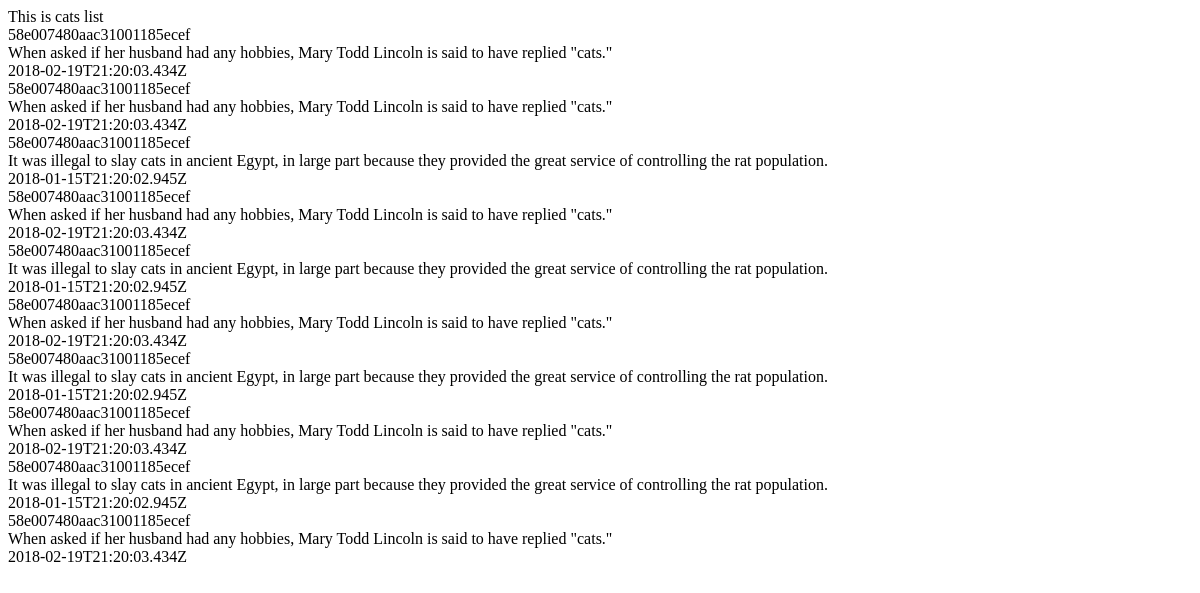
/cats/list/, run on an earlier commit of the app's database.
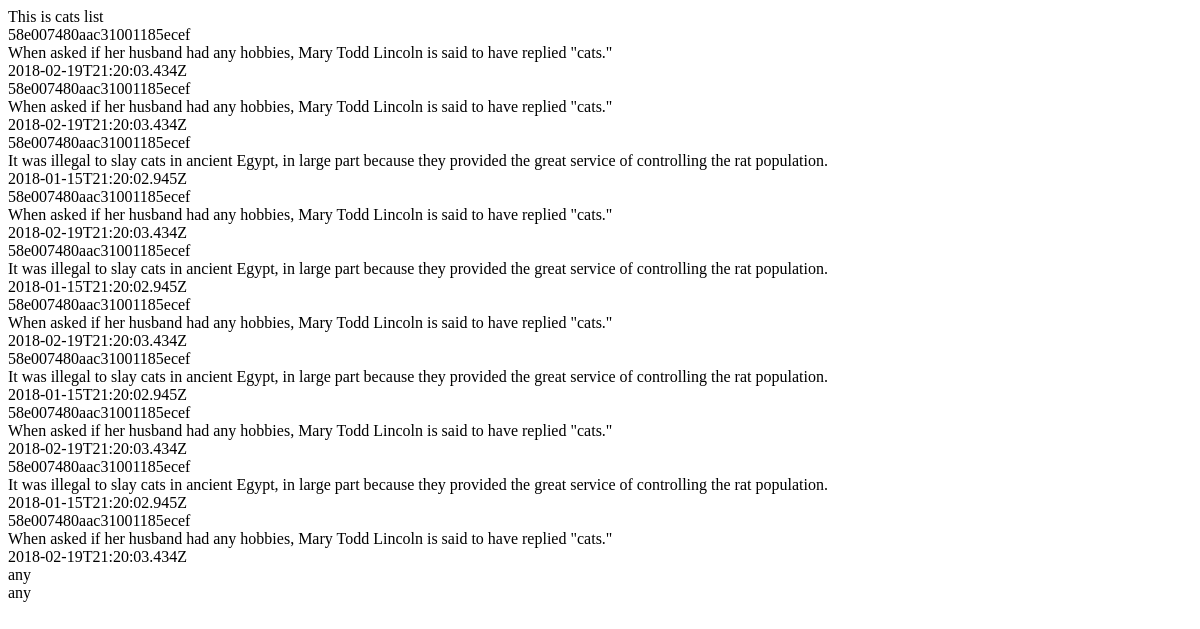
And on a later commit of the database.
### cats/models.py (models this page shows, shortened)
class CatsFact(models.Model):
    fact_owner = models.CharField(max_length=255)
    text = models.TextField(max_length=1000)
    source = models.CharField(max_length=255)
    createdAt = models.CharField(max_length=255)
    updatedAt = models.CharField(max_length=255)
    type = models.CharField(max_length=255)
    deleted = models.BooleanField()
    used = models.BooleanField()

### cats/views.py (the view)
# urls.py: path('cats/list/', cats_views.list_cats_view, name='list_cats_view'),
def list_cats_view(request):
    cats = CatsFact.objects.all()
    return render(request, 'list.html', {'cats': cats, 'title': "This is cats list"})

### templates/list.html (shortened to what this page needs)
{% for cat in cats %}
    {{ cat.fact_owner }}<br>
    {{ cat.text }}<br>
    {{ cat.createdAt }}<br>
{% endfor %}

What changed in the data, as far as the page shows it:
added CatsFact: fact_owner "any", text "any"
